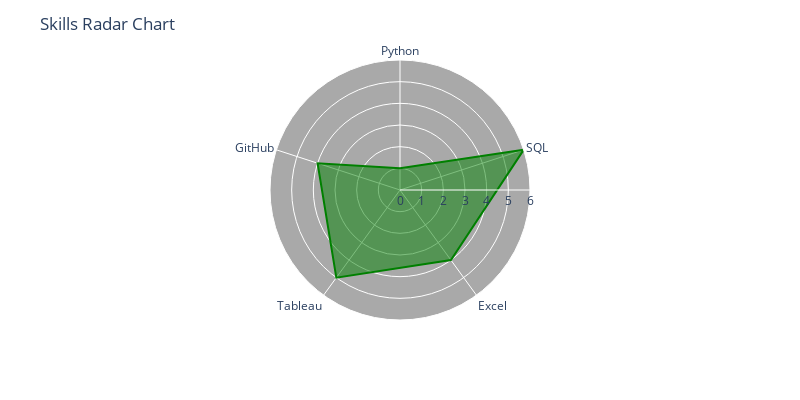

The code cell stored with this chart in its notebook:
### Code cell
import plotly.express as px
import pandas as pd

stack = {
    "Python": 1,
    "SQL": 6,
    "Excel": 4,
    "Tableau": 5,
    "GitHub": 4
}

data = list(stack.items())
df = pd.DataFrame(data, columns=["Skill", "Competency"])
fig = px.line_polar(df, r="Competency", theta="Skill", line_close=True)
fig.update_traces(fill='toself', line_color='green')  # Set fill and line color to green

fig.update_layout(title="Skills Radar Chart")
fig.update_layout(
    height=400,  # Set the height of the plot
    width=800    # Set the width of the plot
)
fig.update_layout(
    polar=dict(
        bgcolor='darkgrey'  # Set the background color to dark grey
    )
)

# Show the plot
fig.show()

### Figure 1 — Plotly figure (JSON) as saved in the notebook; plotly's stock layout.template omitted (floating-point values rounded to 4 significant figures)
{"data": [{"fill": "toself", "hovertemplate": "Competency=%{r}<br>Skill=%{theta}<extra></extra>", "legendgroup": "", "line": {"color": "green", "dash": "solid"}, "marker": {"symbol": "circle"}, "mode": "lines", "name": "", "r": [1, 6, 4, 5, 4, 1], "showlegend": false, "subplot": "polar", "theta": ["Python", "SQL", "Excel", "Tableau", "GitHub", "Python"], "type": "scatterpolar"}], "layout": {"height": 400, "legend": {"tracegroupgap": 0}, "margin": {"t": 60}, "polar": {"angularaxis": {"direction": "clockwise", "rotation": 90}, "bgcolor": "darkgrey", "domain": {"x": [0, 1], "y": [0, 1]}}, "title": {"text": "Skills Radar Chart"}, "width": 800}}
